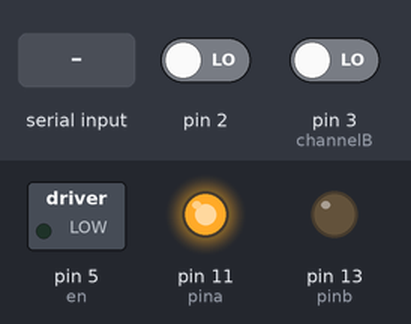
A sketch run on a simulated Arduino Uno, built with avr-gcc and run on an emulated ATmega328P. On the bench: switched loads named in the sketch (green lamp = pin HIGH), output pins drawn as LEDs (lit = HIGH). The test bench sets the inputs (shaded band); at power-on: pin 2 LOW, pin 3 (channelB) LOW. What the sketch prints to the serial monitor is not drawn.

Above: at 1.2 s.
1.3 s: pin 2 driven HIGH
2.8 s: "90,45\n" received over Serial
At 3.6 s:
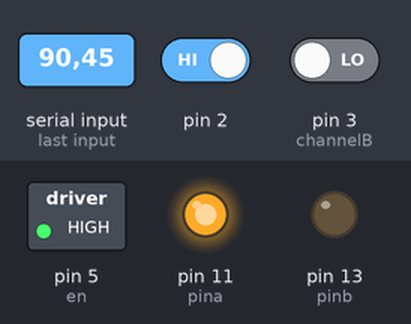
5.3 s: "5\n" received over Serial
At 7.6 s:
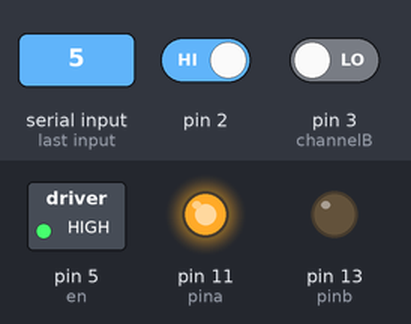
Timing chart, 0 to 9.1 s (numbered marks = the images above; inputs shaded):
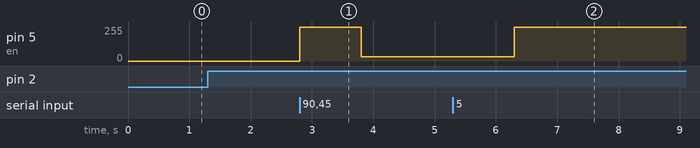

The sketch:

picontrol.ino
```cpp
// Pin sssignment
int channelA              = 2;      // Channel A of the encoder
int channelB              = 3;      // Channel B of the encoder
int en                    = 5;      // Enable pin of the H-bridge
int pina                  = 11;     // Input 1(a) of the H-bridge
int pinb                  = 13;     // Input 2(b) of the H-bridge
// Controller gains
float Kp                  = 10;     // Proportional gain
float Ki                  = 20;     // Integral gain
// Control law variables
float Ts                  = 1000;   // Sample time in microseconds. Recalculated on each sample.
float reference           = 0;
float error               = 0;
float controllaw          = 0;
float integrat            = 0;
// Encoder variables
long encoderval           = 0;
float mspeed              = 0;
// Previous sample data
float previntegrat        = 0;
float preverror           = 0;
unsigned long prevtime    = 0;
long prevencoderval       = 0;
// Calculated PWM
unsigned char pwm;
// Serial port variables
int availablebytes        = 0;
char readreference[5]     = {'0','0','0','0','0'};

void setup()
{
  attachInterrupt(0, encoderInt, RISING); // Interrupt 0 is on pin 2
  pinMode(channelB, INPUT);
  pinMode(en, OUTPUT);
  pinMode(pina, OUTPUT);
  pinMode(pinb, OUTPUT);
  digitalWrite(pina, HIGH);
  digitalWrite(pinb, LOW);
  Serial.begin(115200); // A lower serial port speed can affect controller performance
}

void loop()
{
  availablebytes = Serial.available();
  if(availablebytes > 0)
  {
    readreference[0] = 0;
    readreference[1] = 0;
    readreference[2] = 0;
    readreference[3] = 0;
    Serial.readBytes(readreference, 5);
    reference = atof(readreference);
    encoderval = 0;
    prevencoderval = 0;
  }
  //Measuring motor speed
  mspeed = (float)(encoderval - prevencoderval);
  prevencoderval = encoderval;
  // This encoder produces 2000 pulses per round.
  // And sample time is in micro seconds.
  // Thus, mspeed is in rounds/sec units.
  // The original formula was: mspeed = mspeed * 1000000 / (2000 * Ts)
  mspeed = mspeed * 1000 / (2 * Ts);

  error = reference - mspeed;

  // Dividing by 1000000 as Ts is in microseconds
  integrat = previntegrat + (preverror / 1000000) * Ts;
  previntegrat = integrat;
  preverror = error;
  controllaw = error * Kp + Ki * integrat;

  // Applying saturation operation
  if(controllaw > 12)
  {
    controllaw = 12;
  }
  if(controllaw < -12)
  {
    controllaw = -12;
  }

  // Setting direction with H-bridge
  if(controllaw > 0)
  {
    digitalWrite(pina, HIGH);
    digitalWrite(pinb, LOW);
  }
  if(controllaw < 0)
  {
    digitalWrite(pina, LOW);
    digitalWrite(pinb, HIGH);
  }

  // Updating motor speed
  Serial.println(mspeed);
  controllaw = abs(controllaw);
  pwm = (controllaw / 12) * 255;
  analogWrite(en, pwm);

  // Measuring sample time
  Ts = micros() - prevtime;
  prevtime = micros();
}

void encoderInt()
{
  if(digitalRead(channelB) == HIGH){encoderval++;}
  else if(digitalRead(channelB) == LOW){encoderval--;}
}
```

Measured:
- after the input at 2.8 s, pin 5 (en): 0/255 → 255/255 at once, → 31/255 1.0 s later
- after the input at 5.3 s, pin 5 (en): 31/255 → 255/255 after 1.0 s
